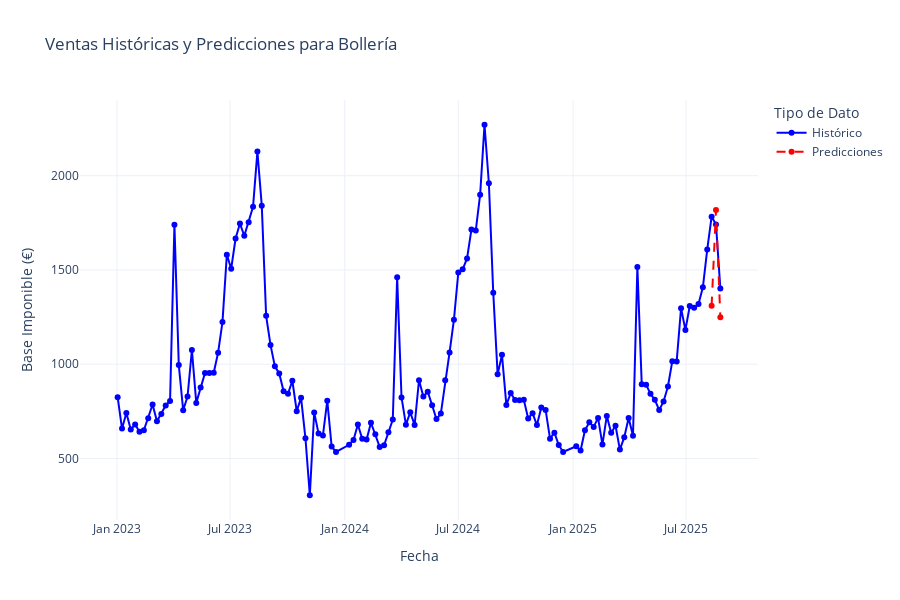

The notebook cell saved with this chart:
### Markdown cell above
# Visualización de las predicciones

Una vez tenemos las predicciones almacenadas en el feature store, podemos visualizarlas para comprender mejor las tendencias.

### Code cell
# Visualización de datos históricos y predicciones
import matplotlib.pyplot as plt
import plotly.express as px
import plotly.graph_objects as go
from datetime import datetime, timedelta

# 1. Obtener datos históricos del feature view original
try:
    # Obtenemos los datos históricos
    fv_historico = feature_store.get_feature_view(name=FV_NAME, version=FV_VERSION)
    df_historico = fv_historico.get_batch_data()
    df_historico = df_historico.sort_values('week_start')
    
    # 2. Obtenemos las predicciones del feature view de predicciones
    fv_pred = feature_store.get_feature_view(name=PRED_FV_NAME, version=PRED_FV_VERSION)
    df_pred = fv_pred.get_batch_data()
    df_pred = df_pred.sort_values('week_start')
    
    # 3. Preparar datos para visualización
    # Convertir a formato datetime si es necesario
    if not pd.api.types.is_datetime64_any_dtype(df_historico['week_start']):
        df_historico['week_start'] = pd.to_datetime(df_historico['week_start'])
    
    if not pd.api.types.is_datetime64_any_dtype(df_pred['week_start']):
        df_pred['week_start'] = pd.to_datetime(df_pred['week_start'])
    
    # 4. Visualización con Plotly
    fig = go.Figure()
    
    # Añadir datos históricos
    fig.add_trace(go.Scatter(
        x=df_historico['week_start'],
        y=df_historico['base_imponible'],
        mode='lines+markers',
        name='Histórico',
        line=dict(color='blue', width=2)
    ))
    
    # Añadir predicciones
    fig.add_trace(go.Scatter(
        x=df_pred['week_start'],
        y=df_pred['predicted_base_imponible'],
        mode='lines+markers',
        name='Predicciones',
        line=dict(color='red', width=2, dash='dash')
    ))
    
    # Configurar diseño
    fig.update_layout(
        title='Ventas Históricas y Predicciones para Bollería',
        xaxis_title='Fecha',
        yaxis_title='Base Imponible (€)',
        legend_title='Tipo de Dato',
        height=600,
        template='plotly_white'
    )
    
    # Mostrar gráfico
    fig.show()
    
except Exception as e:
    print(f"❌ Error al visualizar los datos: {e}")
    import traceback
    traceback.print_exc()

### Figure 1 — Plotly figure (JSON) as saved in the notebook; plotly's stock layout.template omitted (floating-point values rounded to 4 significant figures; data arrays with more than 128 entries replaced by an {"elided": "..."} marker saying what was removed)
{"data": [{"line": {"color": "blue", "width": 2}, "mode": "lines+markers", "name": "Histórico", "type": "scatter", "x": {"elided": "135 str values"}, "y": {"elided": "135 float values"}}, {"line": {"color": "red", "dash": "dash", "width": 2}, "mode": "lines+markers", "name": "Predicciones", "type": "scatter", "x": ["2025-08-11T00:00:00", "2025-08-18T00:00:00", "2025-08-25T00:00:00"], "y": [1311.0, 1818.0, 1250.0]}], "layout": {"height": 600, "legend": {"title": {"text": "Tipo de Dato"}}, "title": {"text": "Ventas Históricas y Predicciones para Bollería"}, "xaxis": {"title": {"text": "Fecha"}}, "yaxis": {"title": {"text": "Base Imponible (€)"}}}}
